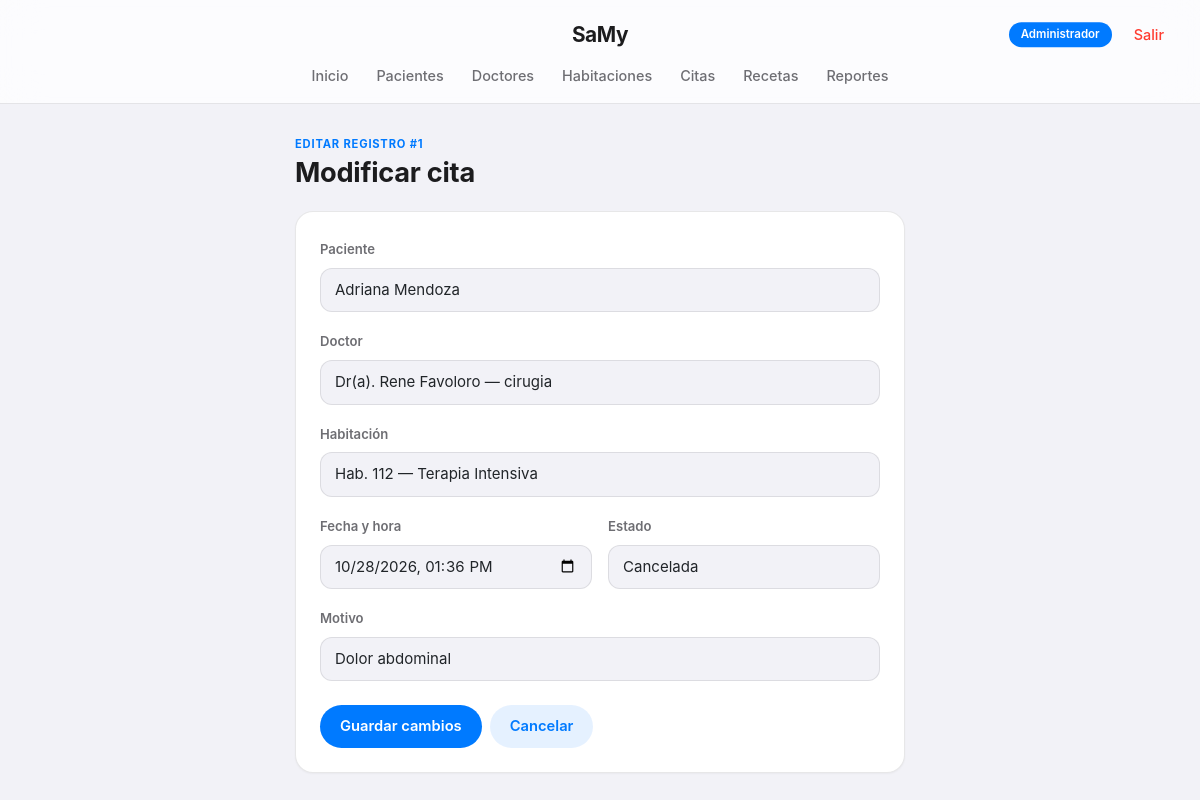
The app's page /citas/editar.php?id=1 (signed in) with its own data.
### tables this page shows
CREATE TABLE `citas` (
  `id_cita` int(11) NOT NULL,
  `id_paciente` int(11) NOT NULL,
  `id_doctor` int(11) NOT NULL,
  `id_habitacion` int(11) NOT NULL,
  `fecha_cita` datetime NOT NULL,
  `motivo` varchar(150) DEFAULT NULL,
  `estado` enum('Programada','Atendida','Cancelada') NOT NULL DEFAULT 'Programada'
);

CREATE TABLE `pacientes` (
  `id_paciente` int(11) NOT NULL,
  `nombre` varchar(60) NOT NULL,
  `apellido` varchar(60) NOT NULL,
  `fecha_nacimiento` date NOT NULL,
  `sexo` enum('M','F','Otro') NOT NULL,
  `telefono` varchar(15) DEFAULT NULL,
  `direccion` varchar(150) DEFAULT NULL,
  `tipo_sangre` varchar(5) DEFAULT NULL,
  `fecha_registro` timestamp NOT NULL DEFAULT current_timestamp()
);

### citas/editar.php (the view, shortened to what this page needs)
<?php
require '../config.php';
$id = (int) ($_GET['id'] ?? 0);
$stmt = $conn->prepare("SELECT * FROM citas WHERE id_cita = ?");
$stmt->bind_param("i", $id);
$stmt->execute();
$resultado = $stmt->get_result();
$c = $resultado->fetch_assoc();
$pacientes = $conn->query("SELECT id_paciente, nombre, apellido FROM pacientes ORDER BY nombre");
$doctores = $conn->query("SELECT id_doctor, nombre, apellido, especialidad FROM doctores ORDER BY nombre");
$habitaciones = $conn->query("SELECT id_habitacion, numero, tipo FROM habitaciones ORDER BY numero");
$fechaValor = str_replace(' ', 'T', substr($c['fecha_cita'], 0, 16));
?>
<!DOCTYPE html>
<html lang="es">
<head>
  <link href="https://cdn.jsdelivr.net/npm/bootstrap@5.3.3/dist/css/bootstrap.min.css" rel="stylesheet">
  <link rel="stylesheet" href="../css/style.css">
</head>
<body>
  <?php include '../includes/nav.php'; ?>
  <div class="page-wrap" style="max-width:650px">
    <div class="eyebrow">Editar registro #<?= $c['id_cita'] ?></div>
    <h1 class="page-title">Modificar cita</h1>
    <div class="tarjeta">
      <form action="actualizar.php" method="POST">
        <div class="row g-3">
          <div class="col-12">
            <label class="form-label small fw-semibold">Paciente</label>
            <select name="id_paciente" class="form-select" required>
              <?php while ($p = $pacientes->fetch_assoc()): ?>
                <option value="<?= $p['id_paciente'] ?>" <?= $p['id_paciente']==$c['id_paciente']?'selected':'' ?>><?= htmlspecialchars($p['nombre'].' '.$p['apellido']) ?></option>
              <?php endwhile; ?>
            </select>
          </div>
          <div class="col-12">
            <label class="form-label small fw-semibold">Doctor</label>
            <select name="id_doctor" class="form-select" required>
              <?php while ($d = $doctores->fetch_assoc()): ?>
                <option value="<?= $d['id_doctor'] ?>" <?= $d['id_doctor']==$c['id_doctor']?'selected':'' ?>>Dr(a). <?= htmlspecialchars($d['nombre'].' '.$d['apellido']) ?> — <?= htmlspecialchars($d['especialidad']) ?></option>
              <?php endwhile; ?>
            </select>
          </div>
          <div class="col-12">
            <label class="form-label small fw-semibold">Habitación</label>
            <select name="id_habitacion" class="form-select" required>
              <?php while ($h = $habitaciones->fetch_assoc()): ?>
                <option value="<?= $h['id_habitacion'] ?>" <?= $h['id_habitacion']==$c['id_habitacion']?'selected':'' ?>>Hab. <?= htmlspecialchars($h['numero']) ?> — <?= htmlspecialchars($h['tipo']) ?></option>
              <?php endwhile; ?>
            </select>
          </div>
          <div class="col-md-6">
            <label class="form-label small fw-semibold">Fecha y hora</label>
            <input type="datetime-local" name="fecha_cita" class="form-control" value="<?= $fechaValor ?>" required>
          </div>
          <div class="col-md-6">
            <label class="form-label small fw-semibold">Estado</label>
            <select name="estado" class="form-select">
              <?php foreach (['Programada','Atendida','Cancelada'] as $e): ?>
                <option value="<?= $e ?>" <?= $c['estado']===$e?'selected':'' ?>><?= $e ?></option>
              <?php endforeach; ?>
            </select>
          </div>
          <div class="col-12">
            <label class="form-label small fw-semibold">Motivo</label>
            <input type="text" name="motivo" class="form-control" value="<?= htmlspecialchars($c['motivo']) ?>" maxlength="150">
          </div>
        </div>
        <div class="mt-4 d-flex gap-2">
          <button type="submit" class="btn btn-samy">Guardar cambios</button>
          <a href="listar.php" class="btn btn-samy-outline">Cancelar</a>
        </div>
      </form>
    </div>
  </div>
</body>
</html>

### css/style.css (style rules this page uses)
:root { --ios-blue: #007AFF; --ios-blue-dark: #0062CC; --ios-green: #34C759; --ios-red: #FF3B30; --ios-orange: #FF9500; --ios-gray-bg: #F2F2F7; --ios-card: rgba(255,255,255,0.9); --ios-text: #1C1C1E; --ios-text-soft: #6E6E73; --ios-line: rgba(60,60,67,0.12); --ios-radius: 18px; --ios-radius-sm: 12px; }
* { -webkit-tap-highlight-color: transparent; }
body { font-family: -apple-system, BlinkMacSystemFont, "SF Pro Text", "Segoe UI", Roboto, Helvetica, Arial, sans-serif; background: var(--ios-gray-bg); color: var(--ios-text); -webkit-font-smoothing: antialiased; }
h1, h2, h3, .navbar-brand { font-family: -apple-system, BlinkMacSystemFont, "SF Pro Display", sans-serif; letter-spacing: -0.01em; }
.page-wrap { max-width: 1080px; margin: 0 auto; padding: 32px 20px 90px; }
.eyebrow { text-transform: uppercase; letter-spacing: 0.8px; font-size: 0.7rem; color: var(--ios-blue); font-weight: 700; }
h1.page-title { font-size: 1.7rem; font-weight: 700; margin: 4px 0 22px; color: var(--ios-text); }
.tarjeta { background: #fff; border: 1px solid var(--ios-line); border-radius: var(--ios-radius); padding: 24px; box-shadow: 0 1px 2px rgba(0,0,0,0.04); transition: transform .15s ease, box-shadow .15s ease; }
.btn-samy, .btn-samy-outline { border: none; font-weight: 600; padding: 10px 20px; border-radius: 980px; font-size: 0.92rem; transition: transform .1s ease, opacity .15s ease; }
.btn-samy { background: var(--ios-blue); color: #fff; }
.btn-samy-outline { background: rgba(0,122,255,0.1); color: var(--ios-blue); }
.form-control, .form-select { border-radius: var(--ios-radius-sm); border: 1px solid var(--ios-line); padding: 10px 14px; background: var(--ios-gray-bg); font-size: 0.94rem; }
.form-label { font-size: 0.82rem; font-weight: 600; color: var(--ios-text-soft); }
.page-wrap { animation: fadeIn .3s ease both; }
.page-title, .eyebrow { animation: fadeInUp .35s ease both; }
.tarjeta { animation: fadeInUp .4s ease both; }
.btn-samy, .btn-samy-outline, .mini-accion { transition: transform .12s cubic-bezier(.34,1.56,.64,1), background .15s ease, opacity .15s ease; }

### records on screen
citas: id_cita "1", id_paciente "Adriana Mendoza", id_doctor "Dr(a). Rene Favoloro — cirugia", id_habitacion "Hab. 112 — Terapia Intensiva", fecha_cita "10/28/2026 13:36", estado "Cancelada", motivo "Dolor abdominal"

### other values on screen
$rolActual "Administrador"
